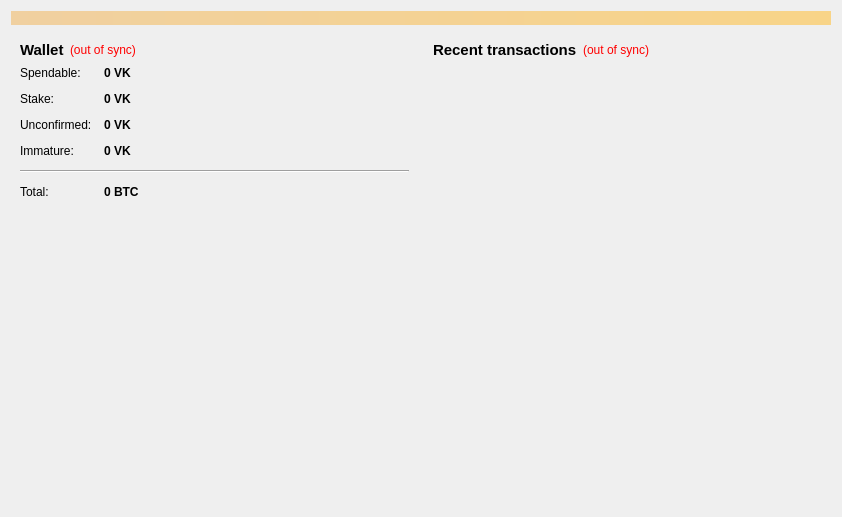
<?xml version="1.0" encoding="UTF-8"?>
<ui version="4.0">
 <class>OverviewPage</class>
 <widget class="QWidget" name="OverviewPage">
  <property name="geometry">
   <rect>
    <x>0</x>
    <y>0</y>
    <width>842</width>
    <height>517</height>
   </rect>
  </property>
  <property name="windowTitle">
   <string>Form</string>
  </property>
  <layout class="QVBoxLayout" name="topLayout">
   <item>
    <widget class="QLabel" name="labelAlerts">
     <property name="visible">
      <bool>false</bool>
     </property>
     <property name="styleSheet">
      <string notr="true">background-color: qlineargradient(x1: 0, y1: 0, x2: 1, y2: 0, stop:0 #F0D0A0, stop:1 #F8D488);  color:#000000
</string>
     </property>
     <property name="wordWrap">
      <bool>true</bool>
     </property>
     <property name="margin">
      <number>3</number>
     </property>
    </widget>
   </item>
   <item>
    <layout class="QHBoxLayout" name="horizontalLayout" stretch="1,1">
     <item>
      <layout class="QVBoxLayout" name="verticalLayout_2">
       <item>
        <widget class="QWidget" name="widget" native="true">
         <layout class="QVBoxLayout" name="verticalLayout_4">
          <item>
           <layout class="QHBoxLayout" name="horizontalLayout_4">
            <item>
             <widget class="QLabel" name="label_5">
              <property name="font">
               <font>
                <pointsize>11</pointsize>
                <weight>75</weight>
                <bold>true</bold>
               </font>
              </property>
              <property name="text">
               <string>Wallet</string>
              </property>
             </widget>
            </item>
            <item>
             <widget class="QLabel" name="labelWalletStatus">
              <property name="toolTip">
               <string>The displayed information may be out of date. Your wallet automatically synchronizes with the VK network after a connection is established, but this process has not completed yet.</string>
              </property>
              <property name="styleSheet">
               <string notr="true">QLabel { color: red; }</string>
              </property>
              <property name="text">
               <string notr="true">(out of sync)</string>
              </property>
              <property name="alignment">
               <set>Qt::AlignLeading|Qt::AlignLeft|Qt::AlignVCenter</set>
              </property>
             </widget>
            </item>
            <item>
             <spacer name="horizontalSpacer_2">
              <property name="orientation">
               <enum>Qt::Horizontal</enum>
              </property>
              <property name="sizeHint" stdset="0">
               <size>
                <width>40</width>
                <height>20</height>
               </size>
              </property>
             </spacer>
            </item>
           </layout>
          </item>
          <item>
           <layout class="QFormLayout" name="formLayout_2">
            <property name="fieldGrowthPolicy">
             <enum>QFormLayout::AllNonFixedFieldsGrow</enum>
            </property>
            <property name="horizontalSpacing">
             <number>12</number>
            </property>
            <property name="verticalSpacing">
             <number>12</number>
            </property>
            <item row="0" column="0">
             <widget class="QLabel" name="label">
              <property name="text">
               <string>Spendable:</string>
              </property>
             </widget>
            </item>
            <item row="0" column="1">
             <widget class="QLabel" name="labelBalance">
              <property name="font">
               <font>
                <weight>75</weight>
                <bold>true</bold>
               </font>
              </property>
              <property name="cursor">
               <cursorShape>IBeamCursor</cursorShape>
              </property>
              <property name="toolTip">
               <string>Your current spendable balance</string>
              </property>
              <property name="text">
               <string notr="true">0 VK</string>
              </property>
              <property name="alignment">
               <set>Qt::AlignLeading|Qt::AlignLeft|Qt::AlignVCenter</set>
              </property>
              <property name="textInteractionFlags">
               <set>Qt::LinksAccessibleByMouse|Qt::TextSelectableByKeyboard|Qt::TextSelectableByMouse</set>
              </property>
             </widget>
            </item>
            <item row="1" column="0">
             <widget class="QLabel" name="label_6">
              <property name="text">
               <string>Stake:</string>
              </property>
             </widget>
            </item>
            <item row="1" column="1">
             <widget class="QLabel" name="labelStake">
              <property name="font">
               <font>
                <weight>75</weight>
                <bold>true</bold>
               </font>
              </property>
              <property name="cursor">
               <cursorShape>IBeamCursor</cursorShape>
              </property>
              <property name="toolTip">
               <string>Total of coins that was staked, and do not yet count toward the current balance</string>
              </property>
              <property name="text">
               <string notr="true">0 VK</string>
              </property>
              <property name="alignment">
               <set>Qt::AlignLeading|Qt::AlignLeft|Qt::AlignVCenter</set>
              </property>
              <property name="textInteractionFlags">
               <set>Qt::LinksAccessibleByMouse|Qt::TextSelectableByKeyboard|Qt::TextSelectableByMouse</set>
              </property>
             </widget>
            </item>
            <item row="2" column="0">
             <widget class="QLabel" name="label_3">
              <property name="text">
               <string>Unconfirmed:</string>
              </property>
             </widget>
            </item>
            <item row="2" column="1">
             <widget class="QLabel" name="labelUnconfirmed">
              <property name="font">
               <font>
                <weight>75</weight>
                <bold>true</bold>
               </font>
              </property>
              <property name="cursor">
               <cursorShape>IBeamCursor</cursorShape>
              </property>
              <property name="toolTip">
               <string>Total of transactions that have yet to be confirmed, and do not yet count toward the current balance</string>
              </property>
              <property name="text">
               <string notr="true">0 VK</string>
              </property>
              <property name="alignment">
               <set>Qt::AlignLeading|Qt::AlignLeft|Qt::AlignVCenter</set>
              </property>
              <property name="textInteractionFlags">
               <set>Qt::LinksAccessibleByMouse|Qt::TextSelectableByKeyboard|Qt::TextSelectableByMouse</set>
              </property>
             </widget>
            </item>
            <item row="3" column="0">
             <widget class="QLabel" name="labelImmatureText">
              <property name="text">
               <string>Immature:</string>
              </property>
             </widget>
            </item>
            <item row="3" column="1">
             <widget class="QLabel" name="labelImmature">
              <property name="font">
               <font>
                <weight>75</weight>
                <bold>true</bold>
               </font>
              </property>
              <property name="toolTip">
               <string>Mined balance that has not yet matured</string>
              </property>
              <property name="text">
               <string notr="true">0 VK</string>
              </property>
              <property name="alignment">
               <set>Qt::AlignLeading|Qt::AlignLeft|Qt::AlignVCenter</set>
              </property>
              <property name="textInteractionFlags">
               <set>Qt::LinksAccessibleByMouse|Qt::TextSelectableByKeyboard|Qt::TextSelectableByMouse</set>
              </property>
             </widget>
            </item>
            <item row="4" column="0" colspan="2">
             <widget class="Line" name="line">
              <property name="maximumSize">
               <size>
                <width>16777215</width>
                <height>16777215</height>
               </size>
              </property>
              <property name="orientation">
               <enum>Qt::Horizontal</enum>
              </property>
             </widget>
            </item>
            <item row="5" column="0">
             <widget class="QLabel" name="labelTotalText">
              <property name="text">
               <string>Total:</string>
              </property>
             </widget>
            </item>
            <item row="5" column="1">
             <widget class="QLabel" name="labelTotal">
              <property name="font">
               <font>
                <weight>75</weight>
                <bold>true</bold>
               </font>
              </property>
              <property name="cursor">
               <cursorShape>IBeamCursor</cursorShape>
              </property>
              <property name="toolTip">
               <string>Your current total balance</string>
              </property>
              <property name="text">
               <string notr="true">0 BTC</string>
              </property>
              <property name="alignment">
               <set>Qt::AlignLeading|Qt::AlignLeft|Qt::AlignVCenter</set>
              </property>
              <property name="textInteractionFlags">
               <set>Qt::LinksAccessibleByMouse|Qt::TextSelectableByKeyboard|Qt::TextSelectableByMouse</set>
              </property>
             </widget>
            </item>
           </layout>
          </item>
         </layout>
        </widget>
       </item>
       <item>
        <spacer name="verticalSpacer_2">
         <property name="orientation">
          <enum>Qt::Vertical</enum>
         </property>
         <property name="sizeHint" stdset="0">
          <size>
           <width>20</width>
           <height>40</height>
          </size>
         </property>
        </spacer>
       </item>
       <item>
        <widget class="QLabel" name="label_overview_pic">
         <property name="sizePolicy">
          <sizepolicy hsizetype="Preferred" vsizetype="Preferred">
           <horstretch>0</horstretch>
           <verstretch>0</verstretch>
          </sizepolicy>
         </property>
         <property name="minimumSize">
          <size>
           <width>0</width>
           <height>0</height>
          </size>
         </property>
         <property name="maximumSize">
          <size>
           <width>500</width>
           <height>500</height>
          </size>
         </property>
         <property name="text">
          <string/>
         </property>
         <property name="pixmap">
          <pixmap resource="../bitcoin.qrc">:/images/wallet_bg</pixmap>
         </property>
         <property name="alignment">
          <set>Qt::AlignCenter</set>
         </property>
         <property name="margin">
          <number>20</number>
         </property>
        </widget>
       </item>
       <item>
        <spacer name="verticalSpacer">
         <property name="orientation">
          <enum>Qt::Vertical</enum>
         </property>
         <property name="sizeHint" stdset="0">
          <size>
           <width>20</width>
           <height>40</height>
          </size>
         </property>
        </spacer>
       </item>
      </layout>
     </item>
     <item>
      <layout class="QVBoxLayout" name="verticalLayout_3">
       <item>
        <widget class="QWidget" name="widget_2" native="true">
         <layout class="QVBoxLayout" name="verticalLayout">
          <item>
           <layout class="QHBoxLayout" name="horizontalLayout_2">
            <item>
             <widget class="QLabel" name="label_4">
              <property name="font">
               <font>
                <pointsize>11</pointsize>
                <weight>75</weight>
                <bold>true</bold>
               </font>
              </property>
              <property name="text">
               <string>&lt;b&gt;Recent transactions&lt;/b&gt;</string>
              </property>
             </widget>
            </item>
            <item>
             <widget class="QLabel" name="labelTransactionsStatus">
              <property name="toolTip">
               <string>The displayed information may be out of date. Your wallet automatically synchronizes with the VK network after a connection is established, but this process has not completed yet.</string>
              </property>
              <property name="styleSheet">
               <string notr="true">QLabel { color: red; }</string>
              </property>
              <property name="text">
               <string notr="true">(out of sync)</string>
              </property>
              <property name="alignment">
               <set>Qt::AlignRight|Qt::AlignTrailing|Qt::AlignVCenter</set>
              </property>
             </widget>
            </item>
            <item>
             <spacer name="horizontalSpacer">
              <property name="orientation">
               <enum>Qt::Horizontal</enum>
              </property>
              <property name="sizeHint" stdset="0">
               <size>
                <width>40</width>
                <height>20</height>
               </size>
              </property>
             </spacer>
            </item>
           </layout>
          </item>
          <item>
           <widget class="QListView" name="listTransactions">
            <property name="styleSheet">
             <string notr="true">QListView { background: transparent; }</string>
            </property>
            <property name="frameShape">
             <enum>QFrame::NoFrame</enum>
            </property>
            <property name="verticalScrollBarPolicy">
             <enum>Qt::ScrollBarAlwaysOff</enum>
            </property>
            <property name="horizontalScrollBarPolicy">
             <enum>Qt::ScrollBarAlwaysOff</enum>
            </property>
            <property name="selectionMode">
             <enum>QAbstractItemView::NoSelection</enum>
            </property>
           </widget>
          </item>
         </layout>
        </widget>
       </item>
      </layout>
     </item>
    </layout>
   </item>
  </layout>
 </widget>
 <resources>
  <include location="../bitcoin.qrc"/>
 </resources>
 <connections/>
</ui>
